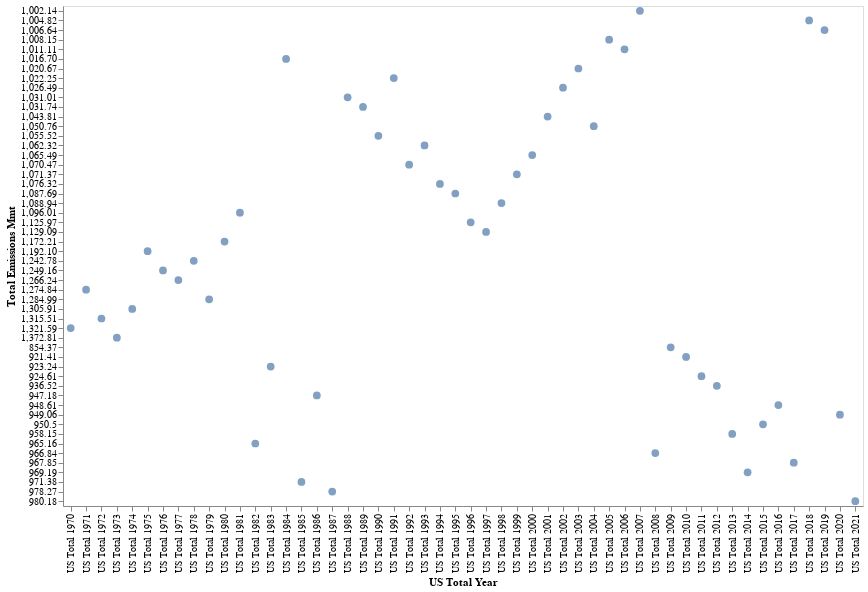

The cell this chart's notebook holds for it:
### Code cell
line_chart = alt.Chart(industrial_cleaned).mark_circle(size=60).encode(
    x=alt.X('US Total', title='US Total Year'),
    y=alt.Y('State Total Emissions Count', title='Total Emissions Mmt'),
#    tooltip=['State Total Year', 'State Total Emissions Count']
).properties(
    width=800,
    height=500
)

line_chart

### Figure 1 — Vega-Lite specification as saved in the notebook (floating-point values rounded to 4 significant figures)
{"config": {"view": {"continuousWidth": 300, "continuousHeight": 300}}, "data": {"name": "data-9c2c4fe72fef8d8d9787dc770a405a9c"}, "mark": {"type": "circle", "size": 60}, "encoding": {"x": {"field": "US Total", "title": "US Total Year", "type": "nominal"}, "y": {"field": "State Total Emissions Count", "title": "Total Emissions Mmt", "type": "nominal"}}, "height": 500, "width": 800, "$schema": "https://vega.github.io/schema/vega-lite/v5.16.3.json", "datasets": {"data-9c2c4fe72fef8d8d9787dc770a405a9c": [{"State": "Alabama", "Year": 1970, "CO2 Emissions by million metric tons": 39.24, "US Total": "US Total 1970", "State Total Year": 1970.0, "State Total Emissions Count": "1,321.59"}, {"State": "Alabama", "Year": 1971, "CO2 Emissions by million metric tons": 36.62, "US Total": "US Total 1971", "State Total Year": 1971.0, "State Total Emissions Count": "1,274.84"}, {"State": "Alabama", "Year": 1972, "CO2 Emissions by million metric tons": 38.64, "US Total": "US Total 1972", "State Total Year": 1972.0, "State Total Emissions Count": "1,315.51"}, {"State": "Alabama", "Year": 1973, "CO2 Emissions by million metric tons": 37.39, "US Total": "US Total 1973", "State Total Year": 1973.0, "State Total Emissions Count": "1,372.81"}, {"State": "Alabama", "Year": 1974, "CO2 Emissions by million metric tons": 36.75, "US Total": "US Total 1974", "State Total Year": 1974.0, "State Total Emissions Count": "1,305.91"}, {"State": "Alabama", "Year": 1975, "CO2 Emissions by million metric tons": 36.91, "US Total": "US Total 1975", "State Total Year": 1975.0, "State Total Emissions Count": "1,192.10"}, {"State": "Alabama", "Year": 1976, "CO2 Emissions by million metric tons": 34.6, "US Total": "US Total 1976", "State Total Year": 1976.0, "State Total Emissions Count": "1,249.16"}, {"State": "Alabama", "Year": 1977, "CO2 Emissions by million metric tons": 34.17, "US Total": "US Total 1977", "State Total Year": 1977.0, "State Total Emissions Count": "1,266.24"}, {"State": "Alabama", "Year": 1978, "CO2 Emissions by million metric tons": 32.46, "US Total": "US Total 1978", "State Total Year": 1978.0, "State Total Emissions Count": "1,242.78"}, {"State": "Alabama", "Year": 1979, "CO2 Emissions by million metric tons": 37.27, "US Total": "US Total 1979", "State Total Year": 1979.0, "State Total Emissions Count": "1,284.99"}, {"State": "Alabama", "Year": 1980, "CO2 Emissions by million metric tons": 31.46, "US Total": "US Total 1980", "State Total Year": 1980.0, "State Total Emissions Count": "1,172.21"}, {"State": "Alabama", "Year": 1981, "CO2 Emissions by million metric tons": 29.09, "US Total": "US Total 1981", "State Total Year": 1981.0, "State Total Emissions Count": "1,096.01"}, {"State": "Alabama", "Year": 1982, "CO2 Emissions by million metric tons": 25.98, "US Total": "US Total 1982", "State Total Year": 1982.0, "State Total Emissions Count": "965.16"}, {"State": "Alabama", "Year": 1983, "CO2 Emissions by million metric tons": 21.73, "US Total": "US Total 1983", "State Total Year": 1983.0, "State Total Emissions Count": "923.24"}, {"State": "Alabama", "Year": 1984, "CO2 Emissions by million metric tons": 25.06, "US Total": "US Total 1984", "State Total Year": 1984.0, "State Total Emissions Count": "1,016.70"}, {"State": "Alabama", "Year": 1985, "CO2 Emissions by million metric tons": 23.07, "US Total": "US Total 1985", "State Total Year": 1985.0, "State Total Emissions Count": "971.38"}, {"State": "Alabama", "Year": 1986, "CO2 Emissions by million metric tons": 21.9, "US Total": "US Total 1986", "State Total Year": 1986.0, "State Total Emissions Count": "947.18"}, {"State": "Alabama", "Year": 1987, "CO2 Emissions by million metric tons": 23.61, "US Total": "US Total 1987", "State Total Year": 1987.0, "State Total Emissions Count": "978.27"}, {"State": "Alabama", "Year": 1988, "CO2 Emissions by million metric tons": 26.06, "US Total": "US Total 1988", "State Total Year": 1988.0, "State Total Emissions Count": "1,031.01"}, {"State": "Alabama", "Year": 1989, "CO2 Emissions by million metric tons": 24.64, "US Total": "US Total 1989", "State Total Year": 1989.0, "State Total Emissions Count": "1,031.74"}, {"State": "Alabama", "Year": 1990, "CO2 Emissions by million metric tons": 24.65, "US Total": "US Total 1990", "State Total Year": 1990.0, "State Total Emissions Count": "1,055.52"}, {"State": "Alabama", "Year": 1991, "CO2 Emissions by million metric tons": 24.87, "US Total": "US Total 1991", "State Total Year": 1991.0, "State Total Emissions Count": "1,022.25"}, {"State": "Alabama", "Year": 1992, "CO2 Emissions by million metric tons": 27.89, "US Total": "US Total 1992", "State Total Year": 1992.0, "State Total Emissions Count": "1,070.47"}, {"State": "Alabama", "Year": 1993, "CO2 Emissions by million metric tons": 26.48, "US Total": "US Total 1993", "State Total Year": 1993.0, "State Total Emissions Count": "1,062.32"}, {"State": "Alabama", "Year": 1994, "CO2 Emissions by million metric tons": 27.39, "US Total": "US Total 1994", "State Total Year": 1994.0, "State Total Emissions Count": "1,076.32"}, {"State": "Alabama", "Year": 1995, "CO2 Emissions by million metric tons": 28.09, "US Total": "US Total 1995", "State Total Year": 1995.0, "State Total Emissions Count": "1,087.69"}, {"State": "Alabama", "Year": 1996, "CO2 Emissions by million metric tons": 29.03, "US Total": "US Total 1996", "State Total Year": 1996.0, "State Total Emissions Count": "1,125.97"}, {"State": "Alabama", "Year": 1997, "CO2 Emissions by million metric tons": 28.25, "US Total": "US Total 1997", "State Total Year": 1997.0, "State Total Emissions Count": "1,129.09"}, {"State": "Alabama", "Year": 1998, "CO2 Emissions by million metric tons": 25.75, "US Total": "US Total 1998", "State Total Year": 1998.0, "State Total Emissions Count": "1,088.94"}, {"State": "Alabama", "Year": 1999, "CO2 Emissions by million metric tons": 25.91, "US Total": "US Total 1999", "State Total Year": 1999.0, "State Total Emissions Count": "1,071.37"}, {"State": "Alabama", "Year": 2000, "CO2 Emissions by million metric tons": 25.29, "US Total": "US Total 2000", "State Total Year": 2000.0, "State Total Emissions Count": "1,065.49"}, {"State": "Alabama", "Year": 2001, "CO2 Emissions by million metric tons": 21.58, "US Total": "US Total 2001", "State Total Year": 2001.0, "State Total Emissions Count": "1,043.81"}, {"State": "Alabama", "Year": 2002, "CO2 Emissions by million metric tons": 21.42, "US Total": "US Total 2002", "State Total Year": 2002.0, "State Total Emissions Count": "1,026.49"}, {"State": "Alabama", "Year": 2003, "CO2 Emissions by million metric tons": 22.78, "US Total": "US Total 2003", "State Total Year": 2003.0, "State Total Emissions Count": "1,020.67"}, {"State": "Alabama", "Year": 2004, "CO2 Emissions by million metric tons": 23.23, "US Total": "US Total 2004", "State Total Year": 2004.0, "State Total Emissions Count": "1,050.76"}, {"State": "Alabama", "Year": 2005, "CO2 Emissions by million metric tons": 21.84, "US Total": "US Total 2005", "State Total Year": 2005.0, "State Total Emissions Count": "1,008.15"}, {"State": "Alabama", "Year": 2006, "CO2 Emissions by million metric tons": 21.15, "US Total": "US Total 2006", "State Total Year": 2006.0, "State Total Emissions Count": "1,011.11"}, {"State": "Alabama", "Year": 2007, "CO2 Emissions by million metric tons": 20.49, "US Total": "US Total 2007", "State Total Year": 2007.0, "State Total Emissions Count": "1,002.14"}, {"State": "Alabama", "Year": 2008, "CO2 Emissions by million metric tons": 20.11, "US Total": "US Total 2008", "State Total Year": 2008.0, "State Total Emissions Count": "966.84"}, {"State": "Alabama", "Year": 2009, "CO2 Emissions by million metric tons": 16.43, "US Total": "US Total 2009", "State Total Year": 2009.0, "State Total Emissions Count": "854.37"}, {"State": "Alabama", "Year": 2010, "CO2 Emissions by million metric tons": 17.82, "US Total": "US Total 2010", "State Total Year": 2010.0, "State Total Emissions Count": "921.41"}, {"State": "Alabama", "Year": 2011, "CO2 Emissions by million metric tons": 18.19, "US Total": "US Total 2011", "State Total Year": 2011.0, "State Total Emissions Count": "924.61"}, {"State": "Alabama", "Year": 2012, "CO2 Emissions by million metric tons": 20.23, "US Total": "US Total 2012", "State Total Year": 2012.0, "State Total Emissions Count": "936.52"}, {"State": "Alabama", "Year": 2013, "CO2 Emissions by million metric tons": 20.31, "US Total": "US Total 2013", "State Total Year": 2013.0, "State Total Emissions Count": "958.15"}, {"State": "Alabama", "Year": 2014, "CO2 Emissions by million metric tons": 21.38, "US Total": "US Total 2014", "State Total Year": 2014.0, "State Total Emissions Count": "969.19"}, {"State": "Alabama", "Year": 2015, "CO2 Emissions by million metric tons": 20.21, "US Total": "US Total 2015", "State Total Year": 2015.0, "State Total Emissions Count": "950.5"}, {"State": "Alabama", "Year": 2016, "CO2 Emissions by million metric tons": 20.28, "US Total": "US Total 2016", "State Total Year": 2016.0, "State Total Emissions Count": "948.61"}, {"State": "Alabama", "Year": 2017, "CO2 Emissions by million metric tons": 20.08, "US Total": "US Total 2017", "State Total Year": 2017.0, "State Total Emissions Count": "967.85"}, {"State": "Alabama", "Year": 2018, "CO2 Emissions by million metric tons": 20.94, "US Total": "US Total 2018", "State Total Year": 2018.0, "State Total Emissions Count": "1,004.82"}, {"State": "Alabama", "Year": 2019, "CO2 Emissions by million metric tons": 19.67, "US Total": "US Total 2019", "State Total Year": 2019.0, "State Total Emissions Count": "1,006.64"}, {"State": "Alabama", "Year": 2020, "CO2 Emissions by million metric tons": 18.13, "US Total": "US Total 2020", "State Total Year": 2020.0, "State Total Emissions Count": "949.06"}, {"State": "Alabama", "Year": 2021, "CO2 Emissions by million metric tons": 19.64, "US Total": "US Total 2021", "State Total Year": 2021.0, "State Total Emissions Count": "980.18"}]}}
